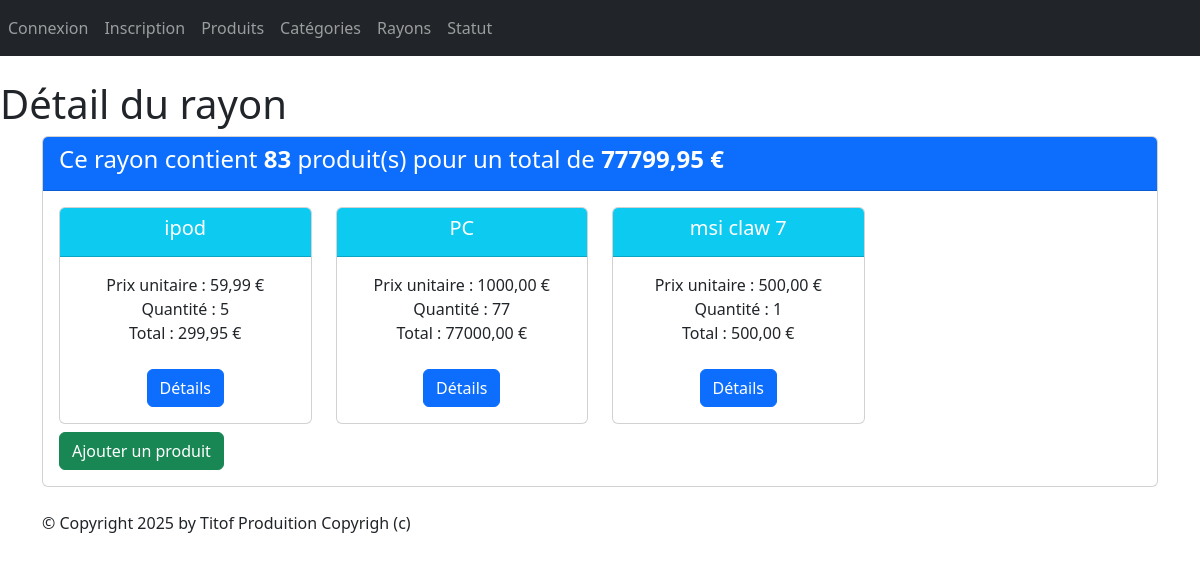
/monApp/Rayon/1/, run on the app's committed database.
### monApp/models.py (models this page shows)
class Produit(models.Model):
    refProd = models.AutoField(primary_key=True)
    intituleProd = models.CharField(max_length=200)
    prixUnitaireProd = models.DecimalField(max_digits=10, decimal_places=2)
    dateDeFabrication = models.DateField(default=date.today)
    categorie = models.ForeignKey(Categorie, on_delete=models.CASCADE, related_name="produits",null=True, blank=True)
    statut=models.ForeignKey(Statut,on_delete=models.CASCADE, related_name="produits",null=True, blank=True)
    def __str__(self):
        return self.intituleProd

### monApp/views.py (the view)
# urls.py: path("Rayon/<pk>/" ,views.RayonDetailView.as_view(), name="dtl_rayon"),
class RayonDetailView(DetailView):
    model = Rayon
    template_name = "monApp/detail_Rayon.html"
    context_object_name = "ray"
    def get_context_data(self, **kwargs):
        context = super(RayonDetailView, self).get_context_data(**kwargs)
        context['titremenu'] = "Détail du rayon"
        prdts_dt = []
        total_rayon = 0
        total_nb_produit = 0
        for contenir in self.object.contenir_rayon.all():
            total_produit = contenir.nomprod.prixUnitaireProd * contenir.qte
            prdts_dt.append({ 'produit': contenir.nomprod,
            'qte': contenir.qte,
            'prix_unitaire': contenir.nomprod.prixUnitaireProd,
            'total_produit': total_produit} )
            total_rayon += total_produit
            total_nb_produit += contenir.qte
        print(prdts_dt)
        print('prdts_dt')
        context['prdts_dt'] = prdts_dt
        context['total_rayon'] = total_rayon
        context['total_nb_produit'] = total_nb_produit
        return context

### monApp/templates/monApp/detail_Rayon.html
{% extends 'monApp/base.html' %}
{% block menu %}
<h1>{{titremenu}}</h1>
{% endblock %}
{% block contenu %}
<div class="card mb-4">
    <div class="card-header bg-primary text-white">
        <h4>Ce rayon contient <strong> {{total_nb_produit}} </strong> produit(s) pour un total de
            <strong>{{total_rayon|floatformat:2 }} € </strong>
        </h4>
    </div>
    <div class="card-body">
        <div class="row">
            {% if prdts_dt %}
            {% for data in prdts_dt %}
            <div class="col-sm-3">
                <div class="card mb-2 text-center">
                    <div class="card-header bg-info text-white">
                        <h5 class="card-title">{{ data.produit.intituleProd }}</h5>
                    </div>
                    <div class="card-body">
                        <ul class="list-unstyled">
                            <li>Prix unitaire : {{data.prix_unitaire }} € </li>
                            <li>Quantité : {{data.qte }} </li>
                            <li>Total : {{ data.total_produit}} €</li>
                        </ul>
                        <a href="{% url 'dtl_prdt' data.produit.refProd %}" class="btn btn-primary mt-2">Détails</a>
                    </div>
                </div>
            </div>
            {% endfor %}
        </div {% else %} <p class="text-muted">Aucun produit trouvé pour cette catégorie.</p>
        {% endif %}
        <br>
        <a href="{% url 'cntnr-crt' ray.idRayon %}" class="btn btn-success">Ajouter un produit </a></h4>
    </div>
</div>
{% endblock %}

### static/styles.css (style rules this page uses)
h1 { color: red }

### data on the page
Produit: produit.intituleProd "ipod", prix_unitaire "59,99", qte "5", total_produit "299,95"
Produit: produit.intituleProd "PC", prix_unitaire "1000,00", qte "77", total_produit "77000,00"
Produit: produit.intituleProd "msi claw 7", prix_unitaire "500,00", qte "1", total_produit "500,00"

### other printed values
{{ titremenu }} "Détail du rayon"
{{ total_nb_produit }} "83"
{{ total_rayon|floatformat:2 }} "77799,95"
